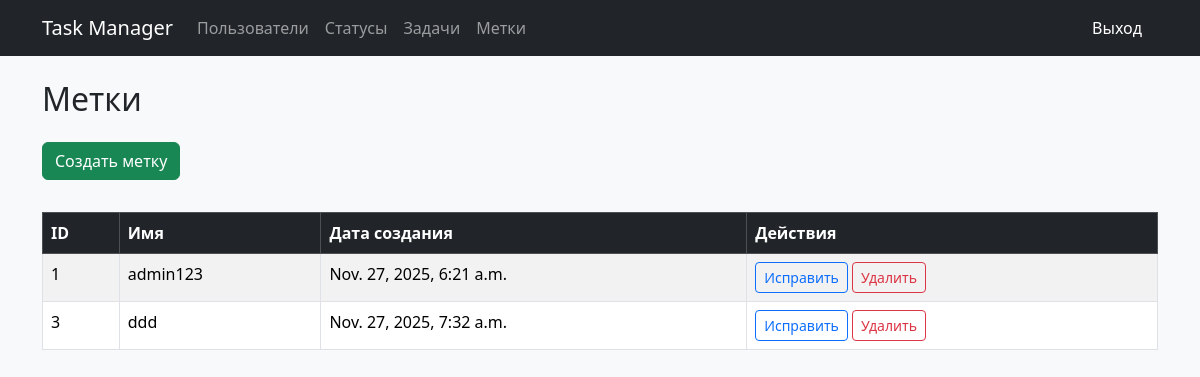
Page /labels/ (signed in) on the committed database.
### task_manager/models.py (models this page shows, shortened)
class Labels(models.Model):
    name = models.CharField(max_length=300)
    tasks = models.ManyToManyField(Tasks, related_name='labels', blank=True)
    created_at = models.DateTimeField(default=timezone.now)

### task_manager/views.py (the view)
# urls.py: path('labels/', labels, name='labels'),
@login_required
def labels(request):
    labels_list = Labels.objects.all()
    return render(request, "labels.html", {"labels": labels_list})

### task_manager/templates/labels.html (shortened to what this page needs)
{% extends "base.html" %}
{% load django_bootstrap5 %}
{% load i18n %}
{% block content %}
  <h2 class="mb-4">{% translate "Метки" %}</h2>
  <a href="{% url 'labels_create' %}" class="btn btn-success mb-3">{% translate "Создать метку" %}</a>
  <table class="table mt-3 table-bordered table-striped table-hover">
    <thead class="table-dark">
      <tr>
        <th>ID</th>
        <th>{% translate "Имя" %}</th>
        <th>{% translate "Дата создания" %}</th>
        <th>{% translate "Действия" %}</th>
      </tr>
    </thead>
    <tbody>
      {% for label in labels %}
      <tr>
        <td>{{ label.id }}</td>
        <td>{{ label.name }}</td>
        <td>{{ label.created_at }}</td>
        <td>
          <a class="btn btn-sm btn-outline-primary"
             href="{% url 'labels_edit' pk=label.id %}">
            {% translate "Исправить" %}
          </a>
          <a class="btn btn-sm btn-outline-danger"
             href="{% url 'labels_delete' pk=label.id %}">
            {% translate "Удалить" %}
          </a>
        </td>
      </tr>
      {% endfor %}
    </tbody>
  </table>
{% endblock %}

### rows in the picture
Labels: id "1", name "admin123", created_at "Nov. 27, 2025, 6:21 a.m."
Labels: id "3", name "ddd", created_at "Nov. 27, 2025, 7:32 a.m."
